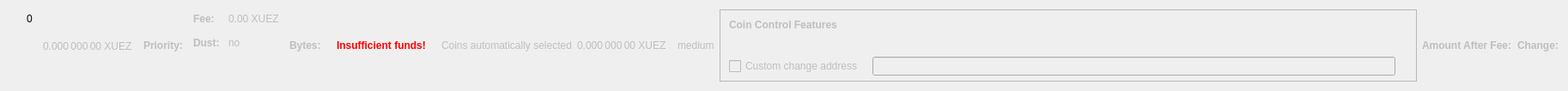
    <widget class="QWidget" name="dummyHideWidget" native="true">
     <property name="maximumSize">
      <size>
       <width>100</width>
       <height>22</height>
      </size>
     </property>
     <layout class="QHBoxLayout" name="dummyHideLayout">
      <item>
       <layout class="QFormLayout" name="formLayoutCoinControl1">
        <property name="horizontalSpacing">
         <number>10</number>
        </property>
        <property name="verticalSpacing">
         <number>14</number>
        </property>
        <property name="leftMargin">
         <number>10</number>
        </property>
        <property name="topMargin">
         <number>4</number>
        </property>
        <property name="rightMargin">
         <number>6</number>
        </property>
        <item row="0" column="1">
         <widget class="QLabel" name="labelCoinControlBytes">
          <property name="cursor">
           <cursorShape>IBeamCursor</cursorShape>
          </property>
          <property name="contextMenuPolicy">
           <enum>Qt::ActionsContextMenu</enum>
          </property>
          <property name="text">
           <string notr="true">0</string>
          </property>
          <property name="textInteractionFlags">
           <set>Qt::LinksAccessibleByMouse|Qt::TextSelectableByKeyboard|Qt::TextSelectableByMouse</set>
          </property>
         </widget>
        </item>
       </layout>
      </item>
      <item>
       <widget class="QLabel" name="labelCoinControlAfterFee">
        <property name="enabled">
         <bool>false</bool>
        </property>
        <property name="sizePolicy">
         <sizepolicy hsizetype="Fixed" vsizetype="Fixed">
          <horstretch>0</horstretch>
          <verstretch>0</verstretch>
         </sizepolicy>
        </property>
        <property name="minimumSize">
         <size>
          <width>111</width>
          <height>12</height>
         </size>
        </property>
        <property name="maximumSize">
         <size>
          <width>111</width>
          <height>12</height>
         </size>
        </property>
        <property name="cursor">
         <cursorShape>IBeamCursor</cursorShape>
        </property>
        <property name="contextMenuPolicy">
         <enum>Qt::ActionsContextMenu</enum>
        </property>
        <property name="text">
         <string notr="true">0.000 000 00 XUEZ</string>
        </property>
        <property name="textInteractionFlags">
         <set>Qt::LinksAccessibleByMouse|Qt::TextSelectableByKeyboard|Qt::TextSelectableByMouse</set>
        </property>
       </widget>
      </item>
      <item>
       <widget class="QLabel" name="labelCoinControlPriorityText">
        <property name="enabled">
         <bool>false</bool>
        </property>
        <property name="font">
         <font>
          <weight>75</weight>
          <bold>true</bold>
         </font>
        </property>
        <property name="text">
         <string>Priority:</string>
        </property>
       </widget>
      </item>
      <item>
       <layout class="QHBoxLayout" name="horizontalLayout"/>
      </item>
      <item>
       <layout class="QFormLayout" name="formLayoutCoinControl3">
        <property name="horizontalSpacing">
         <number>10</number>
        </property>
        <property name="verticalSpacing">
         <number>14</number>
        </property>
        <property name="leftMargin">
         <number>6</number>
        </property>
        <property name="topMargin">
         <number>4</number>
        </property>
        <property name="rightMargin">
         <number>6</number>
        </property>
        <item row="0" column="0">
         <widget class="QLabel" name="labelCoinControlFeeText">
          <property name="enabled">
           <bool>false</bool>
          </property>
          <property name="font">
           <font>
            <weight>75</weight>
            <bold>true</bold>
           </font>
          </property>
          <property name="text">
           <string>Fee:</string>
          </property>
          <property name="margin">
           <number>0</number>
          </property>
         </widget>
        </item>
        <item row="0" column="1">
         <widget class="QLabel" name="labelCoinControlFee">
          <property name="enabled">
           <bool>false</bool>
          </property>
          <property name="cursor">
           <cursorShape>IBeamCursor</cursorShape>
          </property>
          <property name="contextMenuPolicy">
           <enum>Qt::ActionsContextMenu</enum>
          </property>
          <property name="text">
           <string notr="true">0.00 XUEZ</string>
          </property>
          <property name="textInteractionFlags">
           <set>Qt::LinksAccessibleByMouse|Qt::TextSelectableByKeyboard|Qt::TextSelectableByMouse</set>
          </property>
         </widget>
        </item>
        <item row="1" column="0">
         <widget class="QLabel" name="labelCoinControlLowOutputText">
          <property name="enabled">
           <bool>false</bool>
          </property>
          <property name="font">
           <font>
            <weight>75</weight>
            <bold>true</bold>
           </font>
          </property>
          <property name="text">
           <string>Dust:</string>
          </property>
         </widget>
        </item>
        <item row="1" column="1">
         <widget class="QLabel" name="labelCoinControlLowOutput">
          <property name="enabled">
           <bool>false</bool>
          </property>
          <property name="cursor">
           <cursorShape>IBeamCursor</cursorShape>
          </property>
          <property name="contextMenuPolicy">
           <enum>Qt::ActionsContextMenu</enum>
          </property>
          <property name="text">
           <string>no</string>
          </property>
          <property name="textInteractionFlags">
           <set>Qt::LinksAccessibleByMouse|Qt::TextSelectableByKeyboard|Qt::TextSelectableByMouse</set>
          </property>
         </widget>
        </item>
       </layout>
      </item>
      <item>
       <widget class="QLabel" name="labelCoinControlBytesText">
        <property name="enabled">
         <bool>false</bool>
        </property>
        <property name="font">
         <font>
          <weight>75</weight>
          <bold>true</bold>
         </font>
        </property>
        <property name="text">
         <string>Bytes:</string>
        </property>
       </widget>
      </item>
      <item>
       <layout class="QFormLayout" name="formLayoutCoinControl2">
        <property name="horizontalSpacing">
         <number>10</number>
        </property>
        <property name="verticalSpacing">
         <number>14</number>
        </property>
        <property name="leftMargin">
         <number>6</number>
        </property>
        <property name="topMargin">
         <number>4</number>
        </property>
        <property name="rightMargin">
         <number>6</number>
        </property>
       </layout>
      </item>
      <item>
       <layout class="QHBoxLayout" name="horizontalLayoutCoinControl2">
        <property name="spacing">
         <number>8</number>
        </property>
        <property name="bottomMargin">
         <number>10</number>
        </property>
       </layout>
      </item>
      <item>
       <widget class="QLabel" name="labelCoinControlInsuffFunds">
        <property name="enabled">
         <bool>false</bool>
        </property>
        <property name="minimumSize">
         <size>
          <width>0</width>
          <height>0</height>
         </size>
        </property>
        <property name="font">
         <font>
          <weight>75</weight>
          <bold>true</bold>
         </font>
        </property>
        <property name="styleSheet">
         <string notr="true">color:red;font-weight:bold;</string>
        </property>
        <property name="text">
         <string>Insufficient funds!</string>
        </property>
        <property name="margin">
         <number>5</number>
        </property>
       </widget>
      </item>
      <item>
       <layout class="QFormLayout" name="formLayoutCoinControl4">
        <property name="horizontalSpacing">
         <number>10</number>
        </property>
        <property name="verticalSpacing">
         <number>14</number>
        </property>
        <property name="leftMargin">
         <number>6</number>
        </property>
        <property name="topMargin">
         <number>4</number>
        </property>
        <property name="rightMargin">
         <number>6</number>
        </property>
       </layout>
      </item>
      <item>
       <widget class="QLabel" name="labelCoinControlAutomaticallySelected">
        <property name="enabled">
         <bool>false</bool>
        </property>
        <property name="sizePolicy">
         <sizepolicy hsizetype="Fixed" vsizetype="Fixed">
          <horstretch>0</horstretch>
          <verstretch>0</verstretch>
         </sizepolicy>
        </property>
        <property name="minimumSize">
         <size>
          <width>0</width>
          <height>0</height>
         </size>
        </property>
        <property name="maximumSize">
         <size>
          <width>240</width>
          <height>16777215</height>
         </size>
        </property>
        <property name="text">
         <string>Coins automatically selected</string>
        </property>
        <property name="margin">
         <number>5</number>
        </property>
       </widget>
      </item>
      <item>
       <widget class="QLabel" name="labelCoinControlChange">
        <property name="enabled">
         <bool>false</bool>
        </property>
        <property name="sizePolicy">
         <sizepolicy hsizetype="Fixed" vsizetype="Fixed">
          <horstretch>0</horstretch>
          <verstretch>0</verstretch>
         </sizepolicy>
        </property>
        <property name="minimumSize">
         <size>
          <width>111</width>
          <height>0</height>
         </size>
        </property>
        <property name="maximumSize">
         <size>
          <width>111</width>
          <height>16777215</height>
         </size>
        </property>
        <property name="cursor">
         <cursorShape>IBeamCursor</cursorShape>
        </property>
        <property name="contextMenuPolicy">
         <enum>Qt::ActionsContextMenu</enum>
        </property>
        <property name="text">
         <string notr="true">0.000 000 00 XUEZ</string>
        </property>
        <property name="textInteractionFlags">
         <set>Qt::LinksAccessibleByMouse|Qt::TextSelectableByKeyboard|Qt::TextSelectableByMouse</set>
        </property>
       </widget>
      </item>
      <item>
       <widget class="QLabel" name="labelCoinControlPriority">
        <property name="enabled">
         <bool>false</bool>
        </property>
        <property name="cursor">
         <cursorShape>IBeamCursor</cursorShape>
        </property>
        <property name="contextMenuPolicy">
         <enum>Qt::ActionsContextMenu</enum>
        </property>
        <property name="text">
         <string>medium</string>
        </property>
        <property name="textInteractionFlags">
         <set>Qt::LinksAccessibleByMouse|Qt::TextSelectableByKeyboard|Qt::TextSelectableByMouse</set>
        </property>
       </widget>
      </item>
      <item>
       <widget class="QFrame" name="frameCoinControl">
        <property name="sizePolicy">
         <sizepolicy hsizetype="Expanding" vsizetype="Expanding">
          <horstretch>0</horstretch>
          <verstretch>0</verstretch>
         </sizepolicy>
        </property>
        <property name="maximumSize">
         <size>
          <width>16777215</width>
          <height>16777215</height>
         </size>
        </property>
        <property name="frameShape">
         <enum>QFrame::StyledPanel</enum>
        </property>
        <property name="frameShadow">
         <enum>QFrame::Sunken</enum>
        </property>
        <layout class="QVBoxLayout" name="verticalLayoutCoinControl2_2">
         <property name="spacing">
          <number>0</number>
         </property>
         <property name="leftMargin">
          <number>0</number>
         </property>
         <property name="topMargin">
          <number>0</number>
         </property>
         <property name="rightMargin">
          <number>0</number>
         </property>
         <property name="bottomMargin">
          <number>6</number>
         </property>
         <item>
          <layout class="QVBoxLayout" name="verticalLayoutCoinControl" stretch="0,0,0,1">
           <property name="spacing">
            <number>0</number>
           </property>
           <property name="leftMargin">
            <number>10</number>
           </property>
           <property name="topMargin">
            <number>10</number>
           </property>
           <item>
            <layout class="QHBoxLayout" name="horizontalLayoutCoinControl1">
             <property name="bottomMargin">
              <number>15</number>
             </property>
             <item>
              <widget class="QLabel" name="labelCoinControlFeatures">
               <property name="enabled">
                <bool>false</bool>
               </property>
               <property name="sizePolicy">
                <sizepolicy hsizetype="Preferred" vsizetype="Maximum">
                 <horstretch>0</horstretch>
                 <verstretch>0</verstretch>
                </sizepolicy>
               </property>
               <property name="font">
                <font>
                 <weight>75</weight>
                 <bold>true</bold>
                </font>
               </property>
               <property name="styleSheet">
                <string notr="true">font-weight:bold;</string>
               </property>
               <property name="text">
                <string>Coin Control Features</string>
               </property>
              </widget>
             </item>
            </layout>
           </item>
           <item>
            <widget class="QWidget" name="widgetCoinControl" native="true">
             <property name="sizePolicy">
              <sizepolicy hsizetype="Preferred" vsizetype="Preferred">
               <horstretch>0</horstretch>
               <verstretch>0</verstretch>
              </sizepolicy>
             </property>
             <property name="minimumSize">
              <size>
               <width>0</width>
               <height>0</height>
              </size>
             </property>
             <property name="styleSheet">
              <string notr="true"/>
             </property>
             <layout class="QHBoxLayout" name="horizontalLayoutCoinControl5_2">
              <property name="leftMargin">
               <number>0</number>
              </property>
              <property name="topMargin">
               <number>0</number>
              </property>
              <property name="rightMargin">
               <number>0</number>
              </property>
              <property name="bottomMargin">
               <number>0</number>
              </property>
              <item>
               <layout class="QHBoxLayout" name="horizontalLayoutCoinControl3">
                <property name="spacing">
                 <number>20</number>
                </property>
                <property name="topMargin">
                 <number>0</number>
                </property>
                <property name="bottomMargin">
                 <number>10</number>
                </property>
               </layout>
              </item>
             </layout>
            </widget>
           </item>
           <item>
            <layout class="QHBoxLayout" name="horizontalLayoutCoinControl4" stretch="0,0,0">
             <property name="spacing">
              <number>12</number>
             </property>
             <property name="sizeConstraint">
              <enum>QLayout::SetDefaultConstraint</enum>
             </property>
             <property name="topMargin">
              <number>5</number>
             </property>
             <property name="rightMargin">
              <number>5</number>
             </property>
             <item>
              <widget class="QCheckBox" name="checkBoxCoinControlChange">
               <property name="enabled">
                <bool>false</bool>
               </property>
               <property name="toolTip">
                <string>If this is activated, but the change address is empty or invalid, change will be sent to a newly generated address.</string>
               </property>
               <property name="text">
                <string>Custom change address</string>
               </property>
              </widget>
             </item>
             <item>
              <widget class="QValidatedLineEdit" name="lineEditCoinControlChange">
               <property name="enabled">
                <bool>false</bool>
               </property>
               <property name="sizePolicy">
                <sizepolicy hsizetype="Expanding" vsizetype="Fixed">
                 <horstretch>0</horstretch>
                 <verstretch>0</verstretch>
                </sizepolicy>
               </property>
              </widget>
             </item>
             <item>
              <widget class="QLabel" name="labelCoinControlChangeLabel_2">
               <property name="sizePolicy">
                <sizepolicy hsizetype="Preferred" vsizetype="Expanding">
                 <horstretch>0</horstretch>
                 <verstretch>0</verstretch>
                </sizepolicy>
               </property>
               <property name="minimumSize">
                <size>
                 <width>0</width>
                 <height>0</height>
                </size>
               </property>
               <property name="text">
                <string/>
               </property>
               <property name="margin">
                <number>3</number>
               </property>
              </widget>
             </item>
            </layout>
           </item>
           <item>
            <spacer name="verticalSpacerCoinControl">
             <property name="orientation">
              <enum>Qt::Vertical</enum>
             </property>
             <property name="sizeHint" stdset="0">
              <size>
               <width>800</width>
               <height>1</height>
              </size>
             </property>
            </spacer>
           </item>
          </layout>
         </item>
        </layout>
       </widget>
      </item>
      <item>
       <widget class="QLabel" name="labelCoinControlAfterFeeText">
        <property name="enabled">
         <bool>false</bool>
        </property>
        <property name="minimumSize">
         <size>
          <width>0</width>
          <height>0</height>
         </size>
        </property>
        <property name="maximumSize">
         <size>
          <width>16777215</width>
          <height>16777215</height>
         </size>
        </property>
        <property name="font">
         <font>
          <weight>75</weight>
          <bold>true</bold>
         </font>
        </property>
        <property name="text">
         <string>Amount After Fee:</string>
        </property>
        <property name="alignment">
         <set>Qt::AlignLeading|Qt::AlignLeft|Qt::AlignVCenter</set>
        </property>
        <property name="margin">
         <number>0</number>
        </property>
       </widget>
      </item>
      <item>
       <widget class="QLabel" name="labelCoinControlChangeText">
        <property name="enabled">
         <bool>false</bool>
        </property>
        <property name="sizePolicy">
         <sizepolicy hsizetype="Preferred" vsizetype="Preferred">
          <horstretch>0</horstretch>
          <verstretch>0</verstretch>
         </sizepolicy>
        </property>
        <property name="minimumSize">
         <size>
          <width>0</width>
          <height>0</height>
         </size>
        </property>
        <property name="maximumSize">
         <size>
          <width>16777215</width>
          <height>16777215</height>
         </size>
        </property>
        <property name="font">
         <font>
          <weight>75</weight>
          <bold>true</bold>
         </font>
        </property>
        <property name="text">
         <string>Change:</string>
        </property>
        <property name="alignment">
         <set>Qt::AlignLeading|Qt::AlignLeft|Qt::AlignVCenter</set>
        </property>
       </widget>
      </item>
     </layout>
    </widget>
